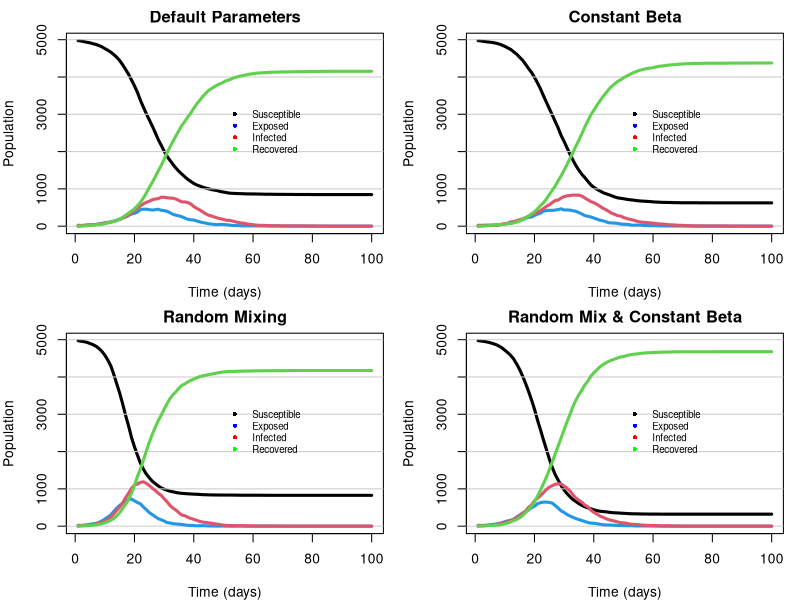

Generate this figure with R:
# Jackson Cramer (s2274544), Maximillian McCourt (s2145762), Natalia Montalvo Cabornero (s1969053)

# Our group worked collaboratively on the development and optimisation of all exercises.
# Although tasks were divided among us, we maintained a balanced workload through 
# regular code reviews, debugging sessions, and problem-solving meetings.
# Jackson focused for the plotting functions and household creation. 
# Max focused on implementing the nseir function.
# Natalia focusedto the get.net function and commenting.


######### GENERAL DESCRIPTION #########

# This project extends the SEIR epidemic model by incorporating household and social 
# network structures. Individuals are grouped into households and connected through 
# probabilistic contact networks based on sociability parameters. The model simulates 
# disease transmission through household, network, and random interactions to study 
# how social structure and individual variability affect epidemic dynamics.



#########  SETTING UP  ##########

# In this section, we define the population structure and create social networks.
# The goal is to represent both household connections and external contacts
# in order to model how social structure influences the spread of infectious diseases.


## --- Distribution into Households --- ##

n <- 5000  # Total population size
h_max <- 5 # Maximum number of people per household

# Each individual is randomly assigned to a household of size between 1 and h_max.
# This creates a heterogeneous household structure.
h <- rep(1:n, sample(1:h_max, n, replace=TRUE))[1:n] |> sample()


## --- Creation of networks --- ## 

# get.net() constructs a social contact network among individuals.
# Each person i can form contacts with others who are not in the same household.
# beta = individual sociability
# h = household structure
# nc = expected number of contacts per person
get.net <- function(beta,h,nc=15){
  
  # n <- length(beta) ## do we need to keep this?? Always going to be = og n
  
  # Initialize an empty contact list for all individuals
  contacts <- vector("list", n)
  
  # Compute a coefficient to normalize the expected number of contacts
  coeff <- nc/(mean(beta)**2 * (n - 1))
  
  # Loop over all individuals to create network links
  for (i in 1:(n-1)){
    
    # Identify all possible contacts who are not in the same household
    non_h <- h[(i+1):n]!=h[i] 
    poss_links <- c((i+1):n)[non_h]  # initialise all possible links
    
    # Extract beta values (sociability parameters) for potential contacts
    beta_poss_links <- beta[poss_links]
    
    # Compute the probability of forming a contact between individual i and others
    prob_betas <- coeff*beta[i]*beta_poss_links
    
    # Generate links based on the assigned connection probabilities
    link_idx <- rbinom(length(prob_betas), 1, prob_betas) == 1
    links <- poss_links[link_idx]
    
    # Store the links in the contacts list
    contacts[[i]] <- c(contacts[[i]], links)
    for (j in links) {
      contacts[[j]] <- c(contacts[[j]], i)
    }
  }
  
  # Return the full contact network as list
  return(contacts)
}

#system.time(alink <- get.net(beta,h,nc))

#########  SEIR MODEL  ##########

## --- SEIR simulation funciton --- ##

# nseir() simulates an epidemic over time in a population with household and network-based social structure.
# Each individual is in one of four states: Susceptible (S=0), Exposed (E=1), 
# Infected (I=2), or Recovered (R=3).
nseir <- function(beta,h,alink,alpha=c(.1,.01,.01),delta=.2,gamma=.4,nc=15, nt = 100,pinf = .005){
  # Our SEIR, t data
  # Using S=0, E=1, I=2, R=3 structure
  n <- length(beta)
  # defining alphas
  alpha_h <- alpha[1]
  alpha_c <- alpha[2]
  alpha_r <- alpha[3]
  # total population
  x <- rep(0, n)
  # initialise infected individuals at random
  x[sample(n, max(1,round(n*pinf)))] <- 2 # use max() to ensure at least 1 person starts as infected
  # initialise SEIR counts
  S <- E <- I <- R <- rep(0,nt)
  S[1] <- sum(x == 0)
  I[1] <- sum(x == 2)
  # initialize denominator for probability calculation
  coeff <- (alpha_r*nc)/(mean(beta)^2 * (n-1))
  # loop over days
  for (t in 2:nt){
    # generate n random deviates for mutually exclusive daily transitions
    u <- runif(n)
    x[x==2 & u<delta] <- 3 # infected to recovered
    x[x==1 & u<gamma] <- 2 # exposed to infected
    # susceptible to exposed
    current_I <- which(x==2)
    for (i in current_I){
      # if x is susceptible, and in same household as i, and random number less than alpha_h probability
      household <- which(h==h[i] & x==0)
      # uses runif of length of household to select which household members become exposed
      x[household[runif(length(household)) < alpha_h]] <- 1
      # contacts mixing daily probability
      # if x is susceptible, and in contact list of i, and random number less than alpha_c probability
      # finds all susceptible contacts of infected person i
      contacts_i <- alink[[i]]
      sus_contacts <- contacts_i[x[contacts_i]==0]
      # uses runif of length of susceptible contacts to select which susceptible contacts become exposed
      x[sus_contacts[runif(sus_contacts) < alpha_c]] <- 1
      # random mixing daily probability
      susceptible <- which(x==0) # initialize those susceptible to infection
      r_prob <- coeff*beta[i]*beta[susceptible]
      x[susceptible[runif(length(susceptible)) < r_prob]] <- 1
      # count of SEIR population
    }
    S[t] <- sum(x==0)
    E[t] <- sum(x==1)
    I[t] <- sum(x==2)
    R[t] <- sum(x==3)
  }
  return(list(S=S,E=E,I=I,R=R,t=1:nt))
}


#########  COMPARISON OF EPIDEMIC DYNAMICS ##########

## --- Plotting function --- ##

# plot_dynamics() visualizes the evolution of the SEIR compartments over time.
# pop_states = population state counts as produced by nseir
# title = desired plot title
plot_dynamics = function(pop_states, title=""){
  
  # Calculate highest population among groups for consistent axis scaling
  ymax <- max(c(pop_states$S, pop_states$E, pop_states$I, pop_states$R))
  
  # Plot susceptible population over time as a black line
  plot(pop_states$S,ylim=c(0,ymax), type="l", lwd=3, xlab="Time (days)", ylab="Population", main=title)
  
  # Add horizontal grid lines at axis tick marks for easy comparison
  abline(h=axTicks(2), col="gray80")
  
  # Plot remaining SEIR groups as unique colored lines
  lines(pop_states$E, col=4, lwd=3) # E blue
  lines(pop_states$I, col=2, lwd=3) # I red
  lines(pop_states$R, col=3, lwd=3) # R green
  
  # include legend to identify which color corresponds to which SEIR group
  legend(x=length(pop_states$R)/2, y=ymax/1.5,
         legend=c("Susceptible", "Exposed", "Infected", "Recovered"),
         col=c("black", "blue", "red", "green"),
         lty=NA, lwd=2,
         pch=16,
         cex=0.7, bty="n")
}


## --- Comparing Different Epidemic Scenarios --- ##
# We simulate and compare four scenarios to investigate the effects of household and network structure, 
# as well as individual variability in sociability (beta).

# First, initialize a 'sociability' parameter (a number between 0 and 1) for each person
beta <- runif(n, 0, 1)

# Using get.net, create regular network of contacts between each person
alink <- get.net(beta,h)

# 1. Default Parameters
# Full model with households, network contacts, and random mixing using default paramenters
def_params = nseir(beta,h,alink)

# 2. Random Mixing
# Simulate epidemic by removing household and regular network structure, 
# keeping average initial infections per day the same for each person
# to do so, set alpha h and alpha c to 0, while setting alpha r to .04.
random_mixing = nseir(beta, h, alink, alpha=c(0,0,.04))

# 3. Constant Beta
# Simulate epidemic using full model with default parameters, but assigning each person the same 
# sociability parameter, which is the average of our original beta parameters
avg_beta = 1:length(beta)
avg_beta[1:length(avg_beta)] = mean(beta)
constant_beta = nseir(avg_beta,h,alink)

# 4. Random Mixing & Constant Beta
# Simulate epidemic by combining the conditions of the previous two simulations (random mixing and constant beta)
random_mix_constant_beta = nseir(avg_beta,h,alink, alpha=c(0,0,.04))

## --- Plotting the Four Scenarios --- ##

# Set plotting layout/margins for epidemic plots
par(mfcol=c(2,2), mar=c(4,4,2,1))

# Specify titles to be added to plots
titles <- c("Default Parameters", "Random Mixing", "Constant Beta", "Random Mix & Constant Beta")
plots <- list(def_params, random_mixing, constant_beta, random_mix_constant_beta)

# Loop through each simulation and plot their epidemic dynamics
for (i in seq_along(plots)) {
  plot_dynamics(plots[[i]], titles[i])
}

## --- Comments --- ##
